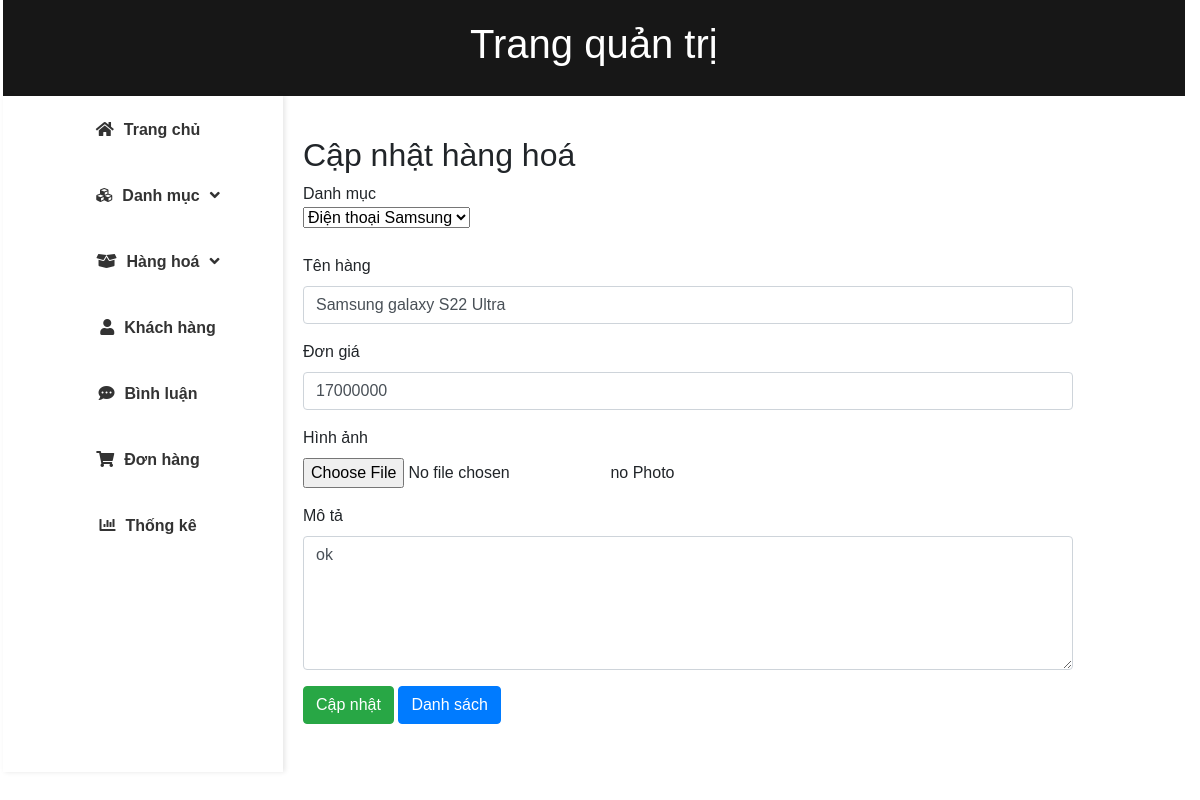
The page /admin/index.php?act=suahh&mahh=12 on the database its author committed.
### tables this page shows
CREATE TABLE `hanghoa` (
  `mahh` int(10) NOT NULL,
  `tenhh` varchar(200) NOT NULL,
  `dongia` double NOT NULL DEFAULT 0,
  `hinhanh` varchar(250) DEFAULT NULL,
  `mota` varchar(1250) NOT NULL,
  `luotxem` int(11) NOT NULL DEFAULT 0,
  `iddm` int(11) NOT NULL
);

CREATE TABLE `danhmuc` (
  `madm` int(11) NOT NULL,
  `tendm` varchar(250) NOT NULL
);

### admin/model/pdo.php (called while the page is built, shortened)
<?php
function pdo_get_connection()
{
    $dburl = "mysql:host=localhost;dbname=duan1;charset=utf8";
    $username = 'root';
    $password = '';
    $conn = new PDO($dburl, $username, $password);
    $conn->setAttribute(PDO::ATTR_ERRMODE, PDO::ERRMODE_EXCEPTION);
    return $conn;
}
function pdo_query($sql)
{
    $sql_args = array_slice(func_get_args(), 1);
    try {
        $conn = pdo_get_connection();
        $stmt = $conn->prepare($sql);
        $stmt->execute($sql_args);
        $rows = $stmt->fetchAll();
        return $rows;
    } catch (PDOException $e) {
        throw $e;
    } finally {
        unset($conn);
    }
}
function pdo_query_one($sql)
{
    $sql_args = array_slice(func_get_args(), 1);
    try {
        $conn = pdo_get_connection();
        $stmt = $conn->prepare($sql);
        $stmt->execute($sql_args);
        $row = $stmt->fetch(PDO::FETCH_ASSOC);
        return $row;
    } catch (PDOException $e) {
        throw $e;
    } finally {
        unset($conn);
    }
}
?>

### admin/model/danhmuc.php (called while the page is built, shortened)
<?php
function loadall_danhmuc(){
    $sql = "SELECT * FROM danhmuc order by madm";
    $listdm = pdo_query($sql);
    return $listdm;
}

### admin/model/hanghoa.php (called while the page is built, shortened)
<?php
function loadone_hanghoa($mahh)
{
    $sql = "SELECT * FROM hanghoa where mahh=" . $mahh;
    $hh = pdo_query_one($sql);
    return $hh;
}

### admin/hanghoa/update.php (the view, shortened to what this page needs)
<?php
if (is_array($hh)) {
    extract($hh);
}
$hinhpath = "uploads/" . $hinhanh;
if (is_file($hinhpath)) {
    $hinhanh = "<img src='" . $hinhpath . "' height='50px'>";
} else {
    $hinhanh = "no Photo";
}
?>
<div class="col-sm-8 nd">
    <h2>Cập nhật hàng hoá</h2>
    <form action="index.php?act=updatehh" method="post" enctype="multipart/form-data">
        Danh mục <br>
        <select name="iddm">
            <?php
            foreach ($listdm as $danhmuc) {
                extract($danhmuc);
            ?>
                <option name="iddm" <?php if ($iddm == $madm) {
                                        echo 'selected';
                                    } ?> value="<?= $madm ?>"><?= $tendm ?></option>
            <?php
            }
            ?>
        </select>
        <br><br>
        <div class="form-group">
            <label for="tenhh">Tên hàng</label>
            <input type="text" class="form-control" name="tenhh" value="<?= $tenhh; ?>">
        </div>
        <div class="form-group">
            <label for="dongia">Đơn giá</label>
            <input type="number" class="form-control" name="dongia" value="<?= $dongia; ?>">
        </div>
        <div class="form-group">
            <label for="hinhanh">Hình ảnh</label><br>
            <input type="file" name="hinhanh">
            <?php echo $hinhanh; ?>
        </div>
        <div class="form-group">
            <label for="mota">Mô tả</label>
            <textarea name="mota" class="form-control" cols="70" rows="5"><?=$mota?></textarea>
        </div>
        <button type="submit" name="capnhat" class="btn btn-success">Cập nhật</button>
        <a href="index.php?act=listhh"><input class="btn btn-primary" type="button" value="Danh sách"></a><br><br>
    </form>
</div>
</div>
</div>

### admin/css/style.css (style rules this page uses)
body { margin: 0; padding: 0; font-family: 'Arial', sans-serif; background-color: #ffffff; }
.nd { margin-left: -100px; margin-top: 30px; }
h2 { margin-top: 10px; }

### rows shown on the page
hanghoa: iddm "Điện thoại Samsung", tenhh "Samsung galaxy S22 Ultra", dongia "17000000", hinhanh "no Photo", mota "ok"
